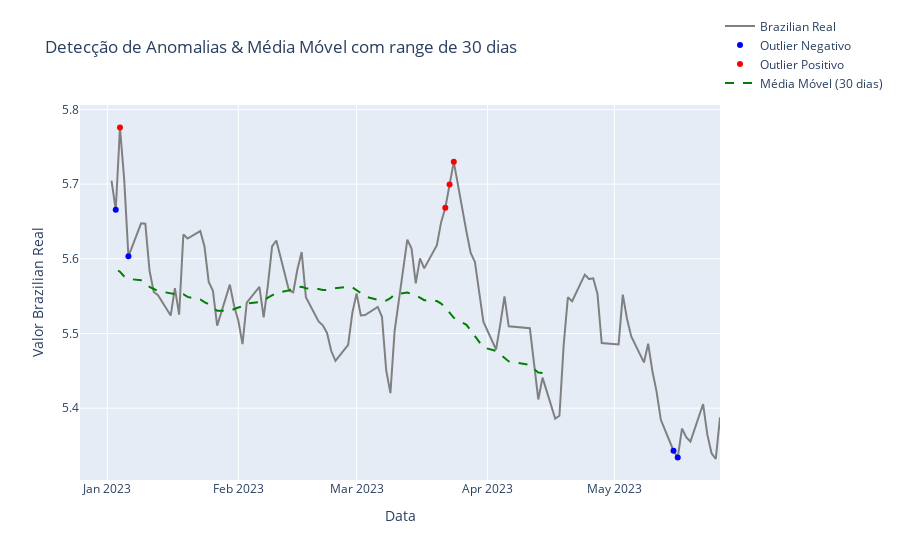

This figure's notebook cell:
### Code cell
# Plot do histórico com a identificação das anomalias móveis (30 dias)
_graph_anomaly_plotly(
    base = df_2023,
    country_currency = 'Brazilian real',
    rolling_window = 30
)
